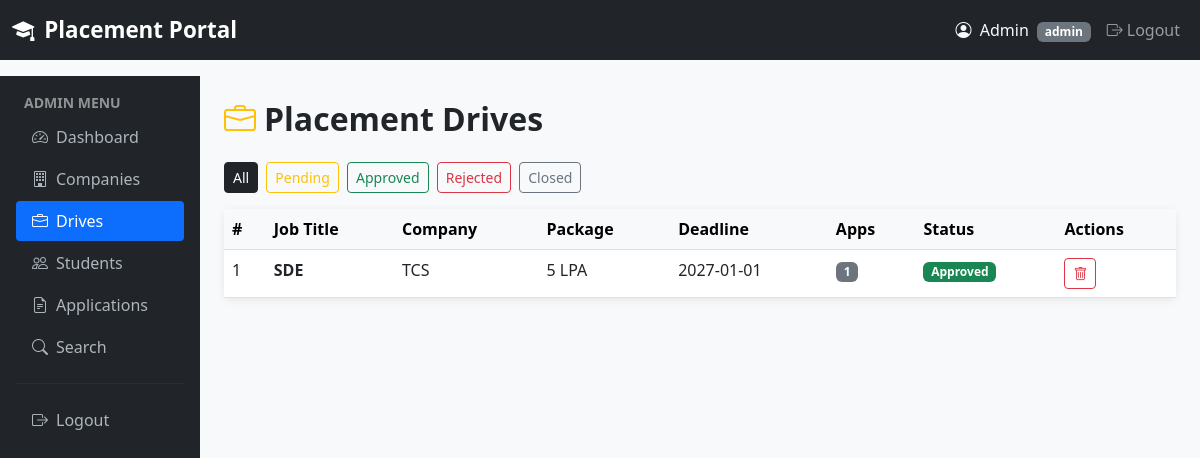
/admin/drives (signed in), run on the app's committed database.
### tables this page shows
CREATE TABLE placement_drive (
            id                   INTEGER PRIMARY KEY AUTOINCREMENT,
            company_id           INTEGER NOT NULL REFERENCES company_profile(id),
            job_title            TEXT    NOT NULL,
            job_description      TEXT    NOT NULL,
            eligibility_criteria TEXT,
            package              TEXT,
            location             TEXT,
            application_deadline TEXT    NOT NULL,
            status               TEXT    NOT NULL DEFAULT 'pending'
                CHECK(status IN ('pending','approved','rejected','closed')),
            created_at           TEXT    DEFAULT (datetime('now'))
        );

CREATE TABLE company_profile (
            id              INTEGER PRIMARY KEY AUTOINCREMENT,
            user_id         INTEGER NOT NULL REFERENCES user(id),
            company_name    TEXT    NOT NULL,
            hr_contact      TEXT,
            website         TEXT,
            industry        TEXT,
            description     TEXT,
            approval_status TEXT NOT NULL DEFAULT 'pending'
                CHECK(approval_status IN ('pending','approved','rejected','blacklisted'))
        );

### app.py (the view, shortened to what this page needs)
@app.route("/admin/drives")
@admin_required
def admin_drives():
    db = get_db()
    f  = request.args.get("status", "all")
    if f == "all":
        rows = db.execute("""
            SELECT pd.*, cp.company_name,
                   (SELECT COUNT(*) FROM application WHERE drive_id=pd.id) AS app_count
            FROM placement_drive pd
            JOIN company_profile cp ON pd.company_id = cp.id
            ORDER BY pd.created_at DESC""").fetchall()
    return render_template("admin/drives.html", drives=rows, filter_status=f)

### app.py (called while the page is built)
def get_db():
    if "db" not in g:
        g.db = sqlite3.connect(app.config["DATABASE"],
                               detect_types=sqlite3.PARSE_DECLTYPES)
        g.db.row_factory = sqlite3.Row
    return g.db

def admin_required(f):
    @wraps(f)
    def decorated(*args, **kwargs):
        if session.get("user_role") != "admin":
            flash("Admins only.", "danger")
            return redirect(url_for("login"))
        return f(*args, **kwargs)
    return decorated

### templates/admin/drives.html (shortened to what this page needs)
{% extends "base.html" %}
{% block content %}
<div class="container-fluid">
  <div class="row">
    <div class="col-md-2 sidebar p-3 d-none d-md-block">
      <p class="text-white-50 small fw-bold text-uppercase px-2 mb-1">Admin Menu</p>
      <a href="{{ url_for('admin_dashboard') }}"><i class="bi bi-speedometer2 me-2"></i>Dashboard</a>
      <a href="{{ url_for('admin_companies') }}"><i class="bi bi-building me-2"></i>Companies</a>
      <a href="{{ url_for('admin_drives') }}" class="active"><i class="bi bi-briefcase me-2"></i>Drives</a>
      <a href="{{ url_for('admin_students') }}"><i class="bi bi-people me-2"></i>Students</a>
      <a href="{{ url_for('admin_applications') }}"><i class="bi bi-file-earmark-text me-2"></i>Applications</a>
      <a href="{{ url_for('admin_search') }}"><i class="bi bi-search me-2"></i>Search</a>
      <hr style="border-color:#444;">
      <a href="{{ url_for('logout') }}"><i class="bi bi-box-arrow-right me-2"></i>Logout</a>
    </div>
    <div class="col-md-10 p-4">
      <h2 class="fw-bold mb-4"><i class="bi bi-briefcase me-2 text-warning"></i>Placement Drives</h2>
      <div class="mb-3">
        <a href="{{ url_for('admin_drives', status='all') }}" class="btn btn-sm {{ 'btn-dark' if filter_status=='all' else 'btn-outline-dark' }} me-1">All</a>
        <a href="{{ url_for('admin_drives', status='pending') }}" class="btn btn-sm {{ 'btn-warning' if filter_status=='pending' else 'btn-outline-warning' }} me-1">Pending</a>
        <a href="{{ url_for('admin_drives', status='approved') }}" class="btn btn-sm {{ 'btn-success' if filter_status=='approved' else 'btn-outline-success' }} me-1">Approved</a>
        <a href="{{ url_for('admin_drives', status='rejected') }}" class="btn btn-sm {{ 'btn-danger' if filter_status=='rejected' else 'btn-outline-danger' }} me-1">Rejected</a>
        <a href="{{ url_for('admin_drives', status='closed') }}" class="btn btn-sm {{ 'btn-secondary' if filter_status=='closed' else 'btn-outline-secondary' }}">Closed</a>
      </div>
      <div class="card">
        <div class="card-body p-0">
          {% if drives %}
          <table class="table table-hover mb-0">
            <thead class="table-light">
              <tr><th>#</th><th>Job Title</th><th>Company</th><th>Package</th><th>Deadline</th><th>Apps</th><th>Status</th><th>Actions</th></tr>
            </thead>
            <tbody>
              {% for d in drives %}
              <tr>
                <td>{{ d['id'] }}</td>
                <td class="fw-semibold">{{ d['job_title'] }}</td>
                <td>{{ d['company_name'] }}</td>
                <td>{{ d['package'] or '—' }}</td>
                <td>{{ d['application_deadline'] }}</td>
                <td><span class="badge bg-secondary">{{ d['app_count'] }}</span></td>
                <td><span class="badge badge-{{ d['status'] }}">{{ d['status'] | capitalize }}</span></td>
                <td>
                  <form method="POST" action="{{ url_for('admin_delete_drive', did=d['id']) }}" class="d-inline">
                    <button class="btn btn-outline-danger btn-sm"
                            onclick="return confirm('Delete this drive and all applications?')"><i class="bi bi-trash"></i></button>
                  </form>
                </td>
              </tr>
              {% endfor %}
            </tbody>
          </table>
          {% else %}
          <p class="text-muted text-center py-5">No drives found.</p>
          {% endif %}
        </div>
      </div>
    </div>
  </div>
</div>
{% endblock %}

### templates/base.html (style rules this page uses)
body { background-color: #f8f9fa; }
.sidebar { min-height: 100vh; background: #212529; padding-top: 1rem; }
.sidebar a { color: #adb5bd; text-decoration: none; display: block; padding: .5rem 1rem; border-radius: .25rem; margin-bottom:2px; }
.sidebar a:hover, .sidebar a.active { background: #0d6efd; color: #fff; }
.card { box-shadow: 0 2px 8px rgba(0,0,0,.08); border: none; }
.badge-approved { background-color: #198754 !important; }

### data on the page
placement_drive: id "1", job_title "SDE", company_name "TCS", package "5 LPA", application_deadline "2027-01-01", app_count "1", status "Approved"

### other printed values
{{ session.get('user_name','') }} "Admin"
{{ session.get('user_role','') }} "admin"
